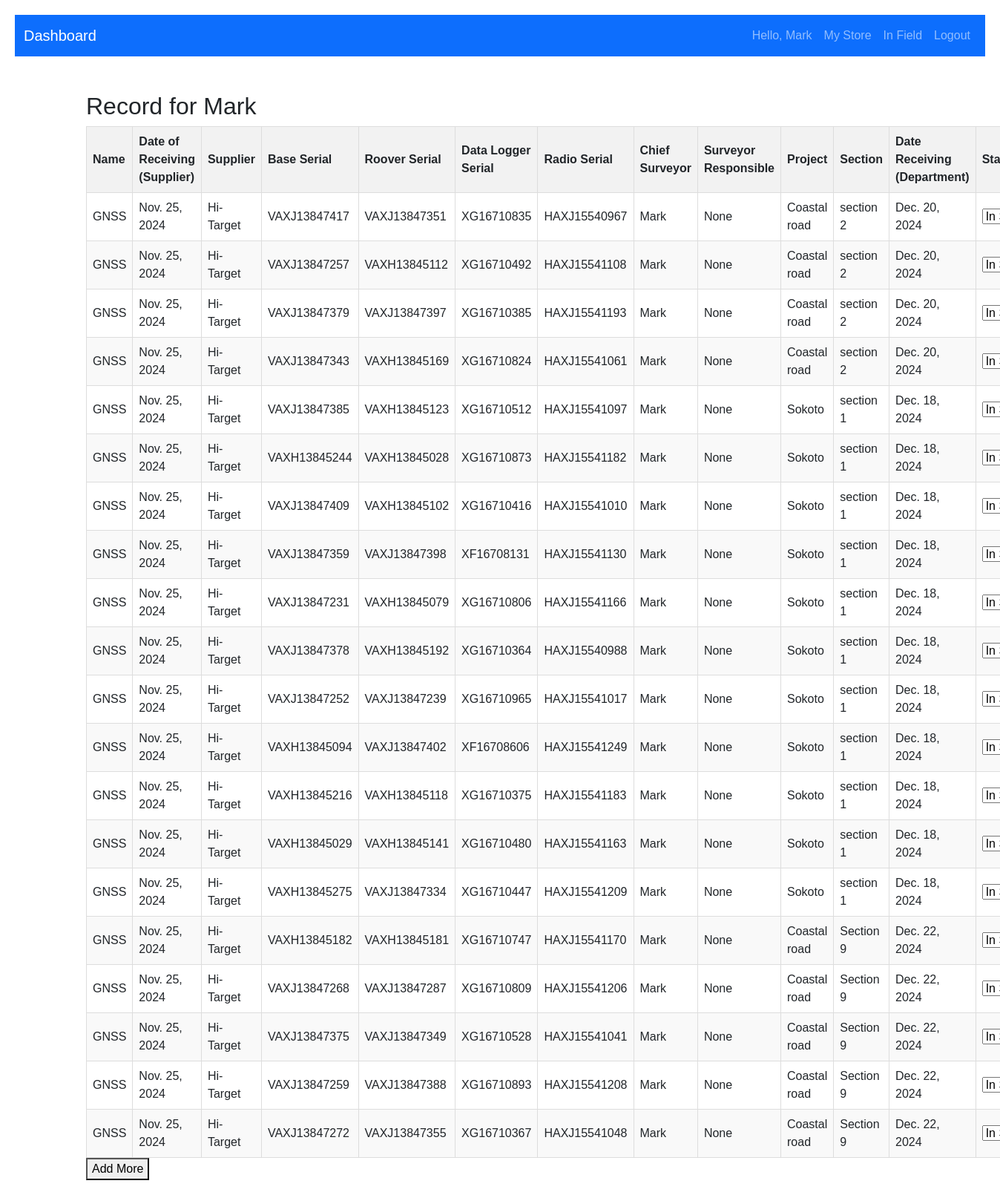
/inventory/equipment/ (signed in), run on an earlier commit of the app's database.
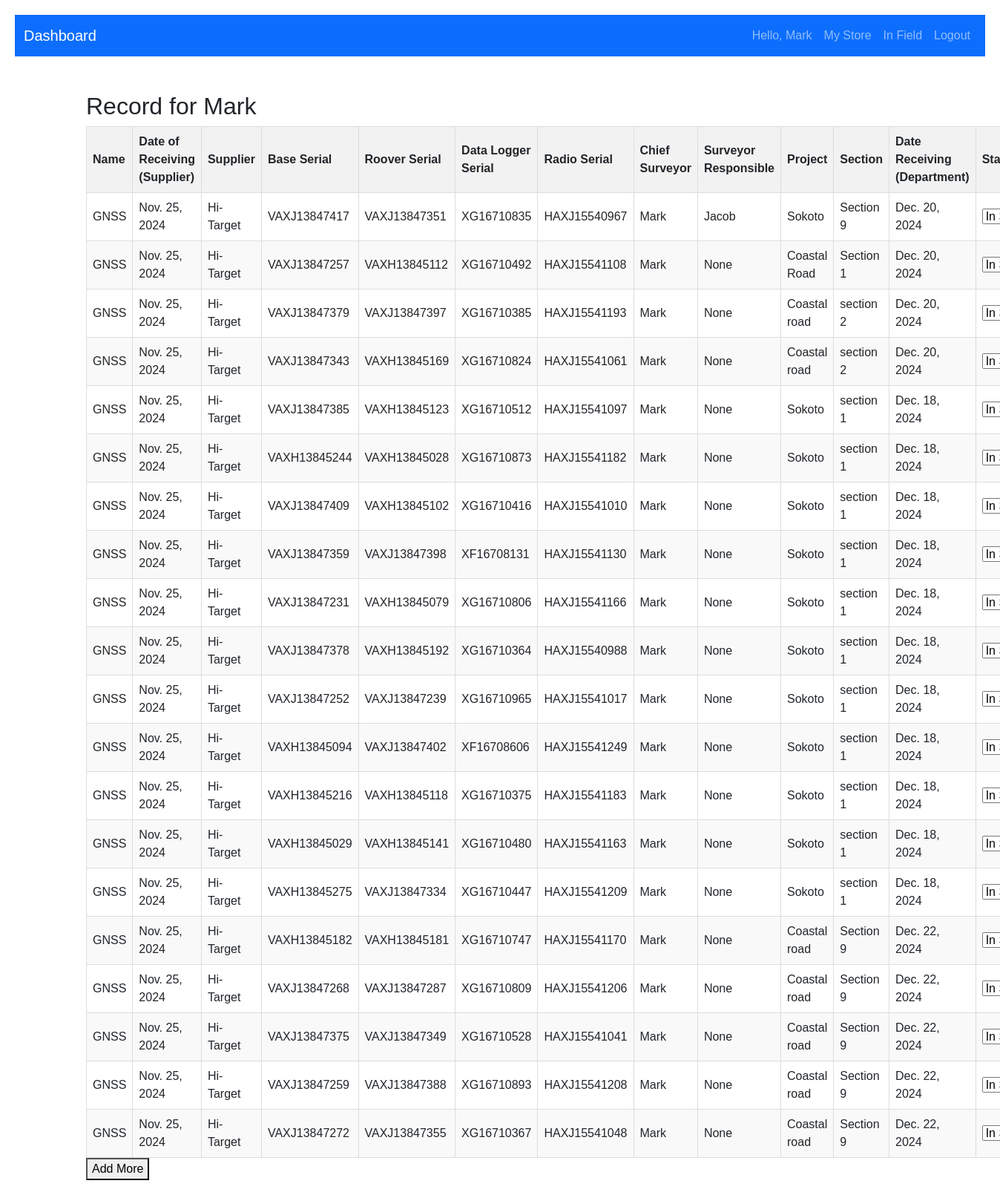
And on a later commit of the database.
### inventory/models.py (models this page shows)
class EquipmentsInSurvey(models.Model):
    name = models.CharField(max_length=100)
    date_of_receiving_from_supplier = models.DateField()
    supplier = models.CharField(max_length=20)
    base_serial = models.CharField(max_length=100)
    roover_serial = models.CharField(max_length=100)
    data_logger_serial = models.CharField(max_length=100)
    radio_serial = models.CharField(max_length=100)
    chief_surveyor = models.ForeignKey(User, on_delete=models.CASCADE)
    surveyor_responsible = models.CharField(max_length=100, null=True)
    project = models.CharField(max_length=20)
    section = models.CharField(max_length=100)
    date_receiving_from_department = models.DateField()
    status = models.CharField(choices=[('In Store', 'In Store'), ('In Field', 'In Field')], max_length=100, default='In Store')

### inventory/views.py (the view)
# urls.py: path('equipment/', views.equipment, name='equipment')
def equipment(request):
    user = request.user
    data = EquipmentsInSurvey.objects.filter(chief_surveyor=user)
    return render(request, 'equipments/equipments.html', {'form': Survey, 'data': data})

### inventory/templates/equipments/equipments.html (shortened to what this page needs)
{% extends 'base/base_dashboard.html' %}
{% block content %}
<h2>Record for {{ request.user }}</h2>
<table>
    <thead>
        <tr>
            <th>Name</th>
            <th>Date of Receiving (Supplier)</th>
            <th>Supplier</th>
            <th>Base Serial</th>
            <th>Roover Serial</th>
            <th>Data Logger Serial</th>
            <th>Radio Serial</th>
            <th>Chief Surveyor</th>
            <th>Surveyor Responsible</th>
            <th>Project</th>
            <th>Section</th>
            <th>Date Receiving (Department)</th>
            <th>Status</th>
        </tr>
    </thead>
    <tbody>
        {% for info in data %}
        <tr>
            <td>{{info.name}}</td>
            <td>{{info.date_of_receiving_from_supplier}}</td>
            <td>{{info.supplier}}</td>
            <td>{{info.base_serial}}</td>
            <td>{{info.roover_serial}}</td>
            <td>{{info.data_logger_serial}}</td>
            <td>{{info.radio_serial}}</td>
            <td>{{info.chief_surveyor}}</td>
            <td>{{info.surveyor_responsible}}</td>
            <td>{{info.project}}</td>
            <td>{{info.section}}</td>
            <td>{{info.date_receiving_from_department}}</td>
            <td><select name="" id="">
                <option value="">In Store</option>
            </select></td>
        </tr>
        {% endfor %}
    </tbody>
</table>
<button onclick="addRow()">Add More</button>
{% endblock %}

### templates/base/base_dashboard.html (shortened to what this page needs)
<!DOCTYPE html>
<html lang="en">
<head>
    <link href="https://cdn.jsdelivr.net/npm/bootstrap@5.3.0-alpha1/dist/css/bootstrap.min.css" rel="stylesheet">
</head>
<body>
<nav class="navbar navbar-expand-lg navbar-dark bg-primary">
  <div class="container-fluid">
    <a class="navbar-brand" href="#">Dashboard</a>
    <div class="collapse navbar-collapse" id="navbarNav">
      <ul class="navbar-nav ms-auto">
        {% if user.is_authenticated %}
          <li class="nav-item">
            <span class="nav-link">Hello, {{ user.username }}</span>
          </li>
          <li class="nav-item">
            <a class="nav-link" href="{% url 'request_equipment' %}">My Store</a>
          </li>
          <li class="nav-item">
            <a class="nav-link" href="{% url 'profile' %}">In Field</a>
          </li>
          <li class="nav-item">
            <form method="POST" action="{% url 'logout' %}">
                <button type="submit" class="nav-link btn btn-link">Logout</button>
            </form>
          </li>
        {% else %}
          <li class="nav-item">
            <a class="nav-link" href="{% url 'login' %}">Login</a>
          </li>
        {% endif %}
      </ul>
    </div>
  </div>
</nav>
<div class="container mt-5">
    {% block content %}
    {% endblock %}
</div>
</body>
</html>

### templates/base/base_dashboard.html (style rules this page uses)
body { font-family: Arial, sans-serif; margin: 20px; }
table { width: 100%; border-collapse: collapse; }
th, td { border: 1px solid #ddd; padding: 8px; text-align: left; }
th { background-color: #f2f2f2; }
tr:nth-child(even) { background-color: #f9f9f9; }

What changed in the data, as far as the page shows it:
changed EquipmentsInSurvey "VAXJ13847417": surveyor_responsible "None" → "Jacob"; project "Coastal road" → "Sokoto"; section "section 2" → "Section 9"
changed EquipmentsInSurvey "VAXJ13847257": project "Coastal road" → "Coastal Road"; section "section 2" → "Section 1"
